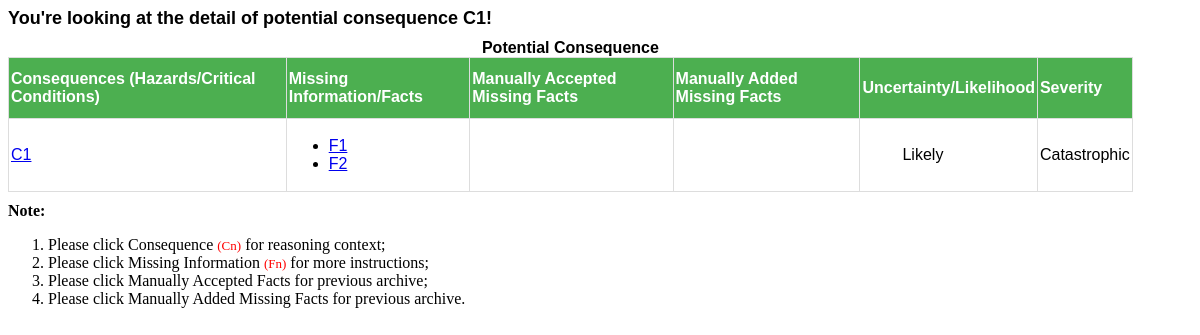
/results/1/, run on an earlier commit of the app's database.
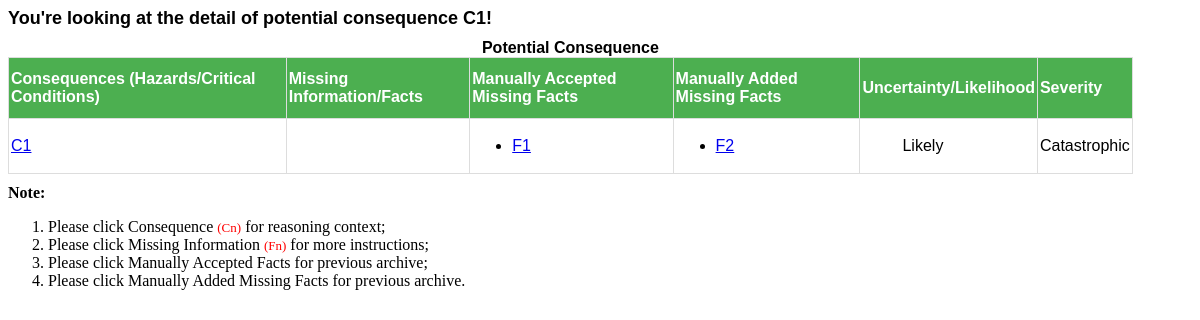
And on a later commit of the database.
### results/models.py (models this page shows, shortened)
class MissingInfo(models.Model):
    consequence = models.ForeignKey(Consequence, on_delete=models.CASCADE)
    missinginfo_text = models.CharField(max_length=200)

class Likelihood(models.Model):
    consequence = models.ForeignKey(Consequence, on_delete=models.CASCADE)
    likelihood_text = models.CharField(max_length=20)

class Severity(models.Model):
    consequence = models.ForeignKey(Consequence, on_delete=models.CASCADE)
    severity_text = models.CharField(max_length=20)

class ManualComments(models.Model):
    consequence = models.ForeignKey(Consequence, on_delete=models.CASCADE)
    missinginfo_id = models.IntegerField(default=0)
    missinginfo_text = models.CharField(max_length=200)
    comments_text = models.CharField(max_length=200)
    operator = models.CharField(max_length=20)
    email = models.CharField(max_length=200)
    mod_date = models.DateTimeField('date modified')

class ManualAddInfo(models.Model):
    consequence = models.ForeignKey(Consequence, on_delete=models.CASCADE)
    missinginfo_id = models.IntegerField(default=0)
    missinginfo_text = models.CharField(max_length=200)
    data = models.CharField(max_length=200)
    operator = models.CharField(max_length=20)
    email = models.CharField(max_length=200)
    mod_date = models.DateTimeField('date modified')

### results/views.py (the view)
# urls.py: url(r'^(?P<consequence_id>[0-9]+)/$', views.detail, name='detail'),
def detail(request, consequence_id):
    consequence = get_object_or_404(Consequence, pk=consequence_id)
    context = {'consequence': consequence}
    return render(request, 'results/detail.html', context)

### results/templates/results/detail.html (shortened to what this page needs)
<!DOCTYPE html>
<html>
<head>
</head>
<body>
<b> <font size = "4", style="font-family: Trebuchet MS, Arial, Helvetica, sans-serif">
You're looking at the detail of potential consequence {{consequence.consequence_text}}!
</font></b>
     <table class="table table-bordered table-hover table-striped tablesorter">
<caption><b>Potential Consequence</b></caption>
<br/>
                <thead>
                <tr>
                  <th class="header"> Consequences (Hazards/Critical Conditions) </th>
                  <th class="header"> Missing Information/Facts </th>
                  <th class="header"> Manually Accepted Missing Facts </th>
                  <th class="header"> Manually Added Missing Facts </th>
                  <th class="header"> Uncertainty/Likelihood </th>
                  <th class="header"> Severity </th>
                </tr>
            </thead>
            <tbody>
                <tr>
                    <td><a href="{% url 'results:context' consequence.id %}">{{ consequence.consequence_text }}</a></td>
                    <td> <ul>
{% for missinginfo in consequence.missinginfo_set.all %}
    <li><a href="{% url 'results:missingdetail' missinginfo.id %}">{{ missinginfo.missinginfo_text }}</a></li>{% endfor %} </ul>
</td>
                    <td> <ul>
{% for missinginfo in consequence.manualcomments_set.all %}
    <li><a href="{% url 'results:manualcommentsdetail' missinginfo.id %}">{{ missinginfo.missinginfo_text }}</a></li>{% endfor %} </ul>
</td>
                    <td> <ul>
{% for missinginfo in consequence.manualaddinfo_set.all %}
    <li><a href="{% url 'results:manualaddeddetail' missinginfo.id %}">{{ missinginfo.missinginfo_text }}</a></li>{% endfor %} </ul>
</td>
                    <td> <ul>
{% for likelihood in consequence.likelihood_set.all %}
    <p>{{ likelihood.likelihood_text }}</p>{% endfor %} </ul>
</td>
                    <td>
{% for severity in consequence.severity_set.all %}
    <p>{{ severity.severity_text }}</p>{% endfor %}
</td>
                </tr>
            </tbody>
     </table>
<br/>
<b>Note:</b>
<ol>
<li> Please click Consequence <font size="2" color="red">(Cn)</font> for reasoning context;</li>
<li> Please click Missing Information <font size="2" color="red">(Fn)</font> for more instructions; </li>
<li> Please click Manually Accepted Facts for previous archive; </li>
<li> Please click Manually Added Missing Facts for previous archive. </li>
</ol>
</body>
</html>

What changed in the data, as far as the page shows it:
removed MissingInfo: missinginfo_text "F1"
removed MissingInfo: missinginfo_text "F2"
added ManualComments: missinginfo_text "F1"
added ManualAddInfo: missinginfo_text "F2"
